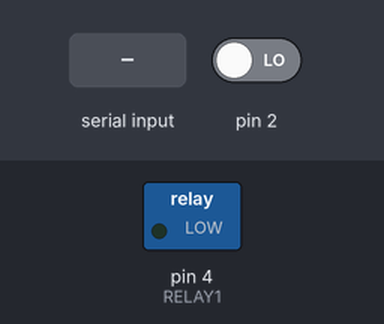
This sketch was run on a simulated Arduino Uno, built with avr-gcc and run on an emulated ATmega328P. Parts: switched loads named in the sketch (green lamp = pin HIGH). The inputs (shaded band) are chosen by the test bench; at power-on: pin 2 LOW.

Above: at 1.2 s.
1.3 s: "relayon\n" received over Serial
At 2.0 s:
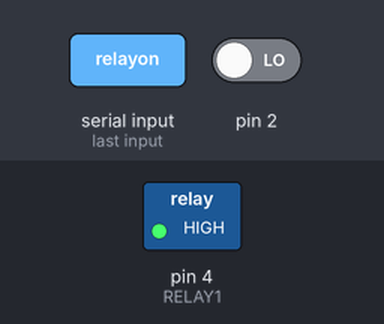
5.8 s: "relayoff\n" received over Serial
At 6.7 s:
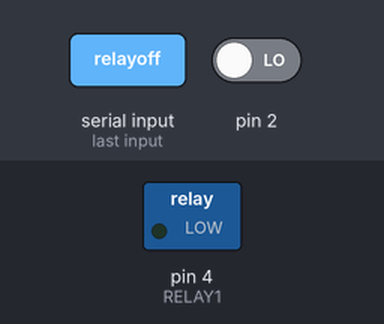
Timing chart, 0 to 8.3 s (numbered marks = the images above; inputs shaded):
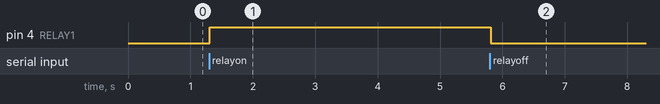

Measured:
- after the input at 1.3 s, pin 4 (RELAY1): LOW → HIGH at once
- after the input at 5.8 s, pin 4 (RELAY1): HIGH → LOW at once

The sketch:

sketch_motion_detection_and_relay.ino
```cpp
#define RELAY1  4
#define MOTIONPIN 3

volatile int global_sensor_state = LOW;
volatile int global_relay_state = LOW;

String inputString = "";         // a string to hold incoming data

void setup() {
  // initialize serial:
  Serial.begin(9600);

  //set relay output
  pinMode(RELAY1, OUTPUT);

  //set motion input
  pinMode(MOTIONPIN, INPUT);

  // reserve 200 bytes for the inputString:
  inputString.reserve(200);

  // this is pin 3 with interrupt
  attachInterrupt(0, sensorChange, CHANGE);
}

void loop() {
  serialEvent();
}

void sensorChange()
{
  global_sensor_state = digitalRead(MOTIONPIN);
  Serial.print("Event: ");
  Serial.println(global_sensor_state);

}

void serialEvent() {
  while (Serial.available()) {
    // get the new byte:
    char inChar = (char)Serial.read();
    // if the incoming character is a newline, set a flag
    // so the main loop can do something about it:
    if (inChar == '\n') {
      if(inputString.equals("motion")){
        Serial.print("Motion: ");
        Serial.println(global_sensor_state);
      }

      if(inputString.equals("relayoff")){
        digitalWrite(RELAY1,LOW); // Turns OFF Relays 1
        global_relay_state = LOW;
      }

      if(inputString.equals("relayon")){
        digitalWrite(RELAY1,HIGH); // Turns ON Relays 1
        global_relay_state=HIGH;
      }

      inputString = "";

    }
    else{
      // add it to the inputString:
      inputString += inChar;
    }

  }
}
```
